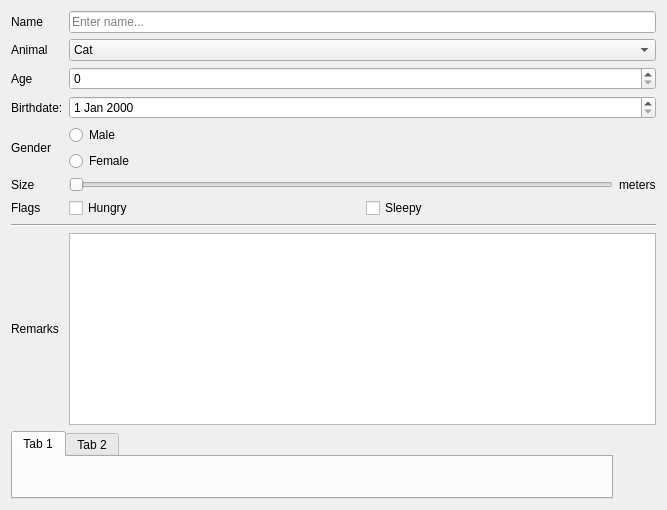
<?xml version="1.0" encoding="UTF-8"?>
<ui version="4.0">
 <class>Form</class>
 <widget class="QWidget" name="Form">
  <property name="geometry">
   <rect>
    <x>0</x>
    <y>0</y>
    <width>667</width>
    <height>510</height>
   </rect>
  </property>
  <property name="windowTitle">
   <string>Form</string>
  </property>
  <layout class="QGridLayout" name="gridLayout_2">
   <item row="4" column="0">
    <widget class="QLabel" name="label_3">
     <property name="text">
      <string>Gender</string>
     </property>
    </widget>
   </item>
   <item row="6" column="0">
    <widget class="QLabel" name="label_4">
     <property name="text">
      <string>Flags</string>
     </property>
    </widget>
   </item>
   <item row="1" column="1" colspan="2">
    <widget class="QComboBox" name="animal">
     <item>
      <property name="text">
       <string>Cat</string>
      </property>
     </item>
     <item>
      <property name="text">
       <string>Dog</string>
      </property>
     </item>
    </widget>
   </item>
   <item row="5" column="1">
    <widget class="QSlider" name="size">
     <property name="minimum">
      <number>0</number>
     </property>
     <property name="maximum">
      <number>10</number>
     </property>
     <property name="singleStep">
      <number>2</number>
     </property>
     <property name="orientation">
      <enum>Qt::Horizontal</enum>
     </property>
     <property name="invertedAppearance">
      <bool>false</bool>
     </property>
     <property name="invertedControls">
      <bool>false</bool>
     </property>
    </widget>
   </item>
   <item row="1" column="0">
    <widget class="QLabel" name="label_2">
     <property name="text">
      <string>Animal</string>
     </property>
    </widget>
   </item>
   <item row="2" column="0">
    <widget class="QLabel" name="label_7">
     <property name="text">
      <string>Age</string>
     </property>
    </widget>
   </item>
   <item row="3" column="0">
    <widget class="QLabel" name="label_8">
     <property name="text">
      <string>Birthdate:</string>
     </property>
    </widget>
   </item>
   <item row="0" column="0">
    <widget class="QLabel" name="label">
     <property name="text">
      <string>Name</string>
     </property>
    </widget>
   </item>
   <item row="5" column="0">
    <widget class="QLabel" name="label_9">
     <property name="text">
      <string>Size</string>
     </property>
    </widget>
   </item>
   <item row="8" column="0">
    <widget class="QLabel" name="label_5">
     <property name="text">
      <string>Remarks</string>
     </property>
    </widget>
   </item>
   <item row="5" column="2">
    <widget class="QLabel" name="label_6">
     <property name="text">
      <string>meters</string>
     </property>
    </widget>
   </item>
   <item row="2" column="1" colspan="2">
    <widget class="QSpinBox" name="age"/>
   </item>
   <item row="3" column="1" colspan="2">
    <widget class="QDateEdit" name="birthdate">
     <property name="maximumDate">
      <date>
       <year>2100</year>
       <month>12</month>
       <day>31</day>
      </date>
     </property>
     <property name="minimumDate">
      <date>
       <year>1900</year>
       <month>1</month>
       <day>1</day>
      </date>
     </property>
    </widget>
   </item>
   <item row="0" column="1" colspan="2">
    <widget class="QLineEdit" name="name">
     <property name="placeholderText">
      <string>Enter name...</string>
     </property>
    </widget>
   </item>
   <item row="4" column="1" colspan="2">
    <layout class="QGridLayout" name="gridLayout">
     <item row="1" column="0">
      <widget class="QRadioButton" name="female">
       <property name="text">
        <string>Female</string>
       </property>
       <attribute name="buttonGroup">
        <string notr="true">gender</string>
       </attribute>
      </widget>
     </item>
     <item row="0" column="0">
      <widget class="QRadioButton" name="male">
       <property name="text">
        <string>Male</string>
       </property>
       <attribute name="buttonGroup">
        <string notr="true">gender</string>
       </attribute>
      </widget>
     </item>
    </layout>
   </item>
   <item row="6" column="1" colspan="2">
    <layout class="QHBoxLayout" name="horizontalLayout_2">
     <item>
      <widget class="QCheckBox" name="hungry">
       <property name="text">
        <string>Hungry</string>
       </property>
      </widget>
     </item>
     <item>
      <widget class="QCheckBox" name="sleepy">
       <property name="text">
        <string>Sleepy</string>
       </property>
      </widget>
     </item>
    </layout>
   </item>
   <item row="7" column="0" colspan="3">
    <widget class="Line" name="line">
     <property name="orientation">
      <enum>Qt::Horizontal</enum>
     </property>
    </widget>
   </item>
   <item row="8" column="1" colspan="2">
    <widget class="QTextEdit" name="remarks"/>
   </item>
   <item row="9" column="0" colspan="2">
    <widget class="QTabWidget" name="tabWidget">
     <widget class="QWidget" name="tab">
      <attribute name="title">
       <string>Tab 1</string>
      </attribute>
     </widget>
     <widget class="QWidget" name="tab_2">
      <attribute name="title">
       <string>Tab 2</string>
      </attribute>
     </widget>
    </widget>
   </item>
  </layout>
 </widget>
 <resources/>
 <connections/>
 <buttongroups>
  <buttongroup name="gender"/>
 </buttongroups>
</ui>
